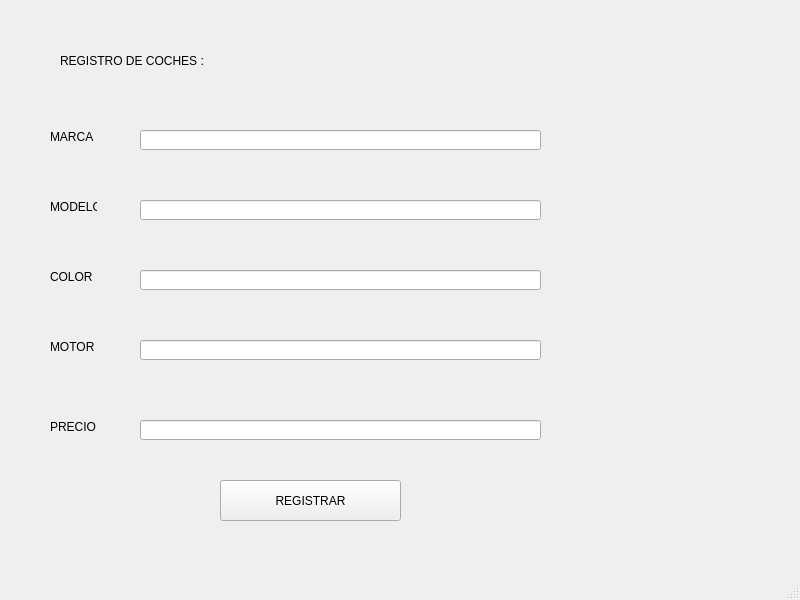
<?xml version="1.0" encoding="UTF-8"?>
<ui version="4.0">
 <class>MainWindow</class>
 <widget class="QMainWindow" name="MainWindow">
  <property name="geometry">
   <rect>
    <x>0</x>
    <y>0</y>
    <width>800</width>
    <height>600</height>
   </rect>
  </property>
  <property name="windowTitle">
   <string>MainWindow</string>
  </property>
  <widget class="QWidget" name="centralwidget">
   <widget class="QLabel" name="label">
    <property name="geometry">
     <rect>
      <x>60</x>
      <y>30</y>
      <width>581</width>
      <height>61</height>
     </rect>
    </property>
    <property name="text">
     <string>REGISTRO DE COCHES :</string>
    </property>
   </widget>
   <widget class="QLabel" name="label_2">
    <property name="geometry">
     <rect>
      <x>50</x>
      <y>130</y>
      <width>47</width>
      <height>13</height>
     </rect>
    </property>
    <property name="text">
     <string>MARCA</string>
    </property>
   </widget>
   <widget class="QLineEdit" name="txt_marca">
    <property name="geometry">
     <rect>
      <x>140</x>
      <y>130</y>
      <width>401</width>
      <height>20</height>
     </rect>
    </property>
   </widget>
   <widget class="QLineEdit" name="txt_modelo">
    <property name="geometry">
     <rect>
      <x>140</x>
      <y>200</y>
      <width>401</width>
      <height>20</height>
     </rect>
    </property>
   </widget>
   <widget class="QLabel" name="label_3">
    <property name="geometry">
     <rect>
      <x>50</x>
      <y>200</y>
      <width>47</width>
      <height>13</height>
     </rect>
    </property>
    <property name="text">
     <string>MODELO</string>
    </property>
   </widget>
   <widget class="QLineEdit" name="txt_color">
    <property name="geometry">
     <rect>
      <x>140</x>
      <y>270</y>
      <width>401</width>
      <height>20</height>
     </rect>
    </property>
   </widget>
   <widget class="QLabel" name="label_4">
    <property name="geometry">
     <rect>
      <x>50</x>
      <y>270</y>
      <width>47</width>
      <height>13</height>
     </rect>
    </property>
    <property name="text">
     <string>COLOR</string>
    </property>
   </widget>
   <widget class="QLineEdit" name="txt_motor">
    <property name="geometry">
     <rect>
      <x>140</x>
      <y>340</y>
      <width>401</width>
      <height>20</height>
     </rect>
    </property>
   </widget>
   <widget class="QLabel" name="label_5">
    <property name="geometry">
     <rect>
      <x>50</x>
      <y>340</y>
      <width>47</width>
      <height>13</height>
     </rect>
    </property>
    <property name="text">
     <string>MOTOR</string>
    </property>
   </widget>
   <widget class="QLineEdit" name="txt_precio">
    <property name="geometry">
     <rect>
      <x>140</x>
      <y>420</y>
      <width>401</width>
      <height>20</height>
     </rect>
    </property>
   </widget>
   <widget class="QLabel" name="label_6">
    <property name="geometry">
     <rect>
      <x>50</x>
      <y>420</y>
      <width>47</width>
      <height>13</height>
     </rect>
    </property>
    <property name="text">
     <string>PRECIO</string>
    </property>
   </widget>
   <widget class="QPushButton" name="btn_registrar">
    <property name="geometry">
     <rect>
      <x>220</x>
      <y>480</y>
      <width>181</width>
      <height>41</height>
     </rect>
    </property>
    <property name="text">
     <string>REGISTRAR</string>
    </property>
   </widget>
  </widget>
  <widget class="QStatusBar" name="statusbar"/>
 </widget>
 <resources/>
 <connections/>
</ui>
